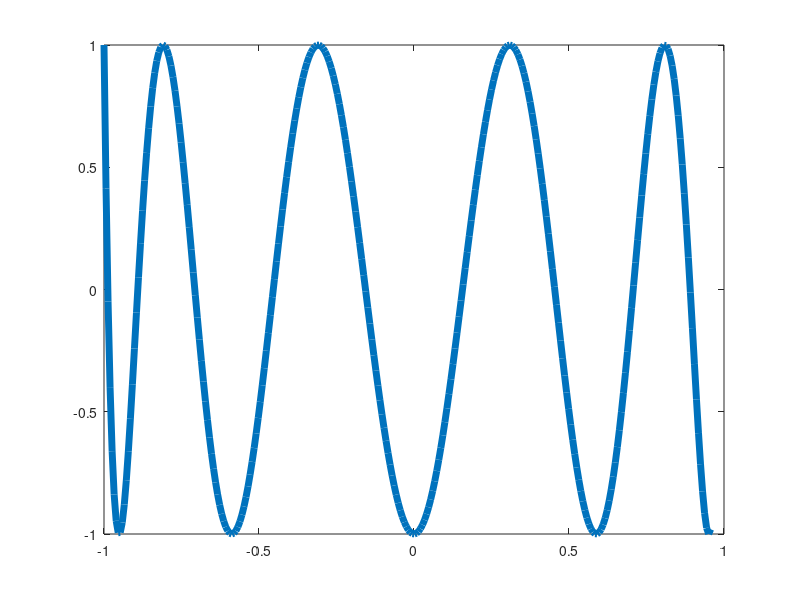

This chart was generated by the following MATLAB code: (Note: this script raises an error after producing the figure.)
function cheblogo
% Chebfun logo.

% Copyright 2008 by The Chebfun Team. See www.comlab.ox.ac.uk/chebfun.

figure
x = linspace(-1,0.957,300)';
plot(x,cos(10*acos(x)),'linew',5), hold on

t = - cos(pi*(2:8)'/10) *0.99;  % cheb extrema (tweaked)
y = 0*t; 
h = text( t, y, num2cell(transpose('chebfun')), ...
  'fontsize',28,'hor','cen','vert','mid') ; 

flist = listfonts;
k = strmatch('Rockwell',flist);  % 1st choice
k = [k; strmatch('Luxi Serif',flist)];  % 2nd choice
k = [k; strmatch('Times',flist)];  % 3rd choice
if ~isempty(k), set(h,'fontname',flist{k(1)}), end

axis([-1.02 .98 -2 2]), axis off
set(gca,'pos',[0 0 1 1])
un = get(0,'unit'); set(0,'unit','cent')
ssize = get(0,'screensize');  set(0,'unit',un)
set(gcf,'papertype','A4','paperunit','cent','paperpos',[4.49 12.83 12 4])
pos = [ (ssize(3)-12)/2 (ssize(4)-4)/2 12 4];
set(gcf,'unit','cent','pos',pos,...
  'menuBar','none','name','Chebfun logo','numbertitle','off')

shg

end